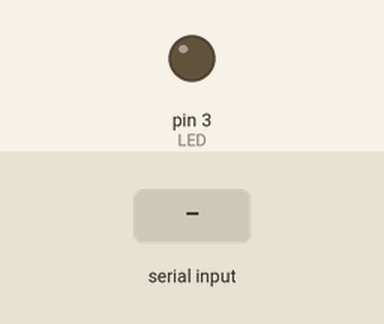
Bench run of a sketch on a simulated Arduino Uno, built with avr-gcc and run on an emulated ATmega328P. On the bench: output pins drawn as LEDs (lit = HIGH). The inputs (shaded band) are chosen by the test bench.

Above: at 1.2 s.
1.3 s: "H" received over Serial
At 1.7 s:
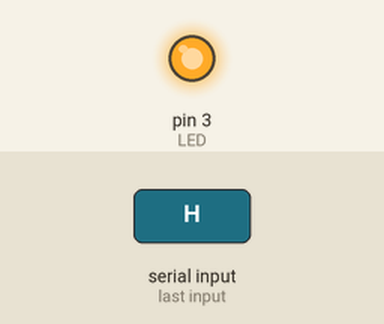
2.8 s: "L" received over Serial
At 4.1 s:
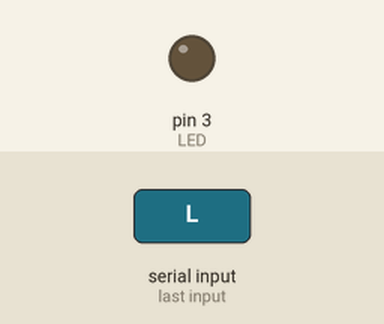
Timing chart, 0 to 5.8 s (numbered marks = the images above; inputs shaded):
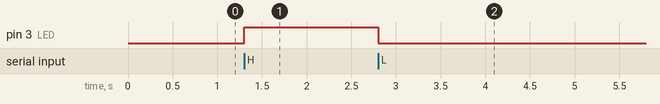

Measured:
- after the input at 1.3 s, pin 3 (LED): LOW → HIGH at once
- after the input at 2.8 s, pin 3 (LED): HIGH → LOW at once

The sketch:

transmitter.ino
```cpp
#define LED 3


void setup() {
    pinMode(LED, OUTPUT);
    Serial.begin(9600);
}

void loop() {
    if (Serial.available()) {
        char serialListener = Serial.read();
        if (serialListener == 'H') {
            analogWrite(LED, 255);
        }
        if (serialListener == 'L') {
            analogWrite(LED, 0);
        }
    }
}
```
